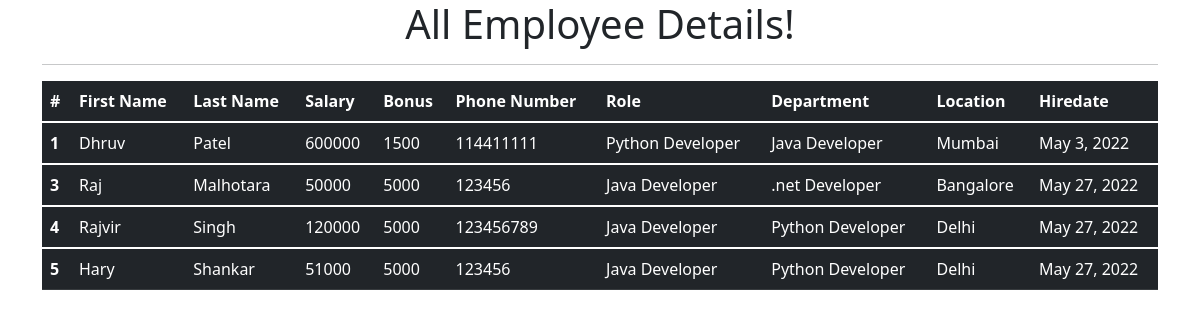
The app's page /all_emp with its own data.
### emp_app/models.py (models this page shows, shortened)
class Employee(models.Model):
    first_name = models.CharField(max_length=100, null=False)
    last_name = models.CharField(max_length=100)
    dept = models.ForeignKey(Department, on_delete=models.CASCADE)
    salary = models.IntegerField(default=0)
    bonus = models.IntegerField(default=0)
    role = models.ForeignKey(Role, on_delete=models.CASCADE)
    phone = models.IntegerField(default=0)
    hire_date = models.DateField()

class Role(models.Model):
    name = models.CharField(max_length=100, null=False)

class Department(models.Model):
    name = models.CharField(max_length=100,null=False)
    location = models.CharField(max_length=100)

### emp_app/views.py (the view)
# urls.py: path('all_emp',views.all_emp,name='all_emp'),
def all_emp(request):
    emps = Employee.objects.all()
    context ={
        'emps':emps
    }
    return render(request,'all_emp.html',context)

### emp_app/templates/all_emp.html (shortened to what this page needs)
{% extends "Basic_Layout.html" %}
{% block body %}
    <div class="container">
        <h1 style = "text-align:center;">All Employee Details!</h1>
            <hr>
            <table class="table table-dark">
                <thead>
                    <tr>
                        <th scope="col">#</th>
                        <th scope="col">First Name</th>
                        <th scope="col">Last Name</th>
                        <th scope="col">Salary</th>
                        <th scope="col">Bonus</th>
                        <th scope="col">Phone Number</th>
                        <th scope="col">Role</th>
                        <th scope="col">Department</th>
                        <th scope="col">Location</th>
                        <th scope="col">Hiredate</th>
                    </tr>
                </thead>
                {% for emp in emps %}
                <tbody>
                    <tr>
                        <th scope="row">{{emp.id}}</th>
                        <td>{{emp.first_name}}</td>
                        <td>{{emp.last_name}}</td>
                        <td>{{emp.salary}}</td>
                        <td>{{emp.bonus}}</td>
                        <td>{{emp.phone}}</td>
                        <td>{{emp.role.name}}</td>
                        <td>{{emp.dept.name}}</td>
                        <td>{{emp.dept.location}}</td>
                        <td>{{emp.hire_date}}</td>
                    </tr>
                </tbody>
                {% endfor %}
            </table>
    </div>
{% endblock body %}

### emp_app/templates/Basic_Layout.html (shortened to what this page needs)
<!DOCTYPE html>
<html>
    <head>
        <link href="https://cdn.jsdelivr.net/npm/bootstrap@5.1.3/dist/css/bootstrap.min.css" rel="stylesheet">
    </head>
    <body>
        {% block body %}
        {% endblock body %}
    </body>
</html>

### records on screen
Employee: id "1", first_name "Dhruv", last_name "Patel", salary "600000", bonus "1500", phone "114411111", role.name "Python Developer", dept.name "Java Developer", dept.location "Mumbai", hire_date "May 3, 2022"
Employee: id "3", first_name "Raj", last_name "Malhotara", salary "50000", bonus "5000", phone "123456", role.name "Java Developer", dept.name ".net Developer", dept.location "Bangalore", hire_date "May 27, 2022"
Employee: id "4", first_name "Rajvir", last_name "Singh", salary "120000", bonus "5000", phone "123456789", role.name "Java Developer", dept.name "Python Developer", dept.location "Delhi", hire_date "May 27, 2022"
Employee: id "5", first_name "Hary", last_name "Shankar", salary "51000", bonus "5000", phone "123456", role.name "Java Developer", dept.name "Python Developer", dept.location "Delhi", hire_date "May 27, 2022"
